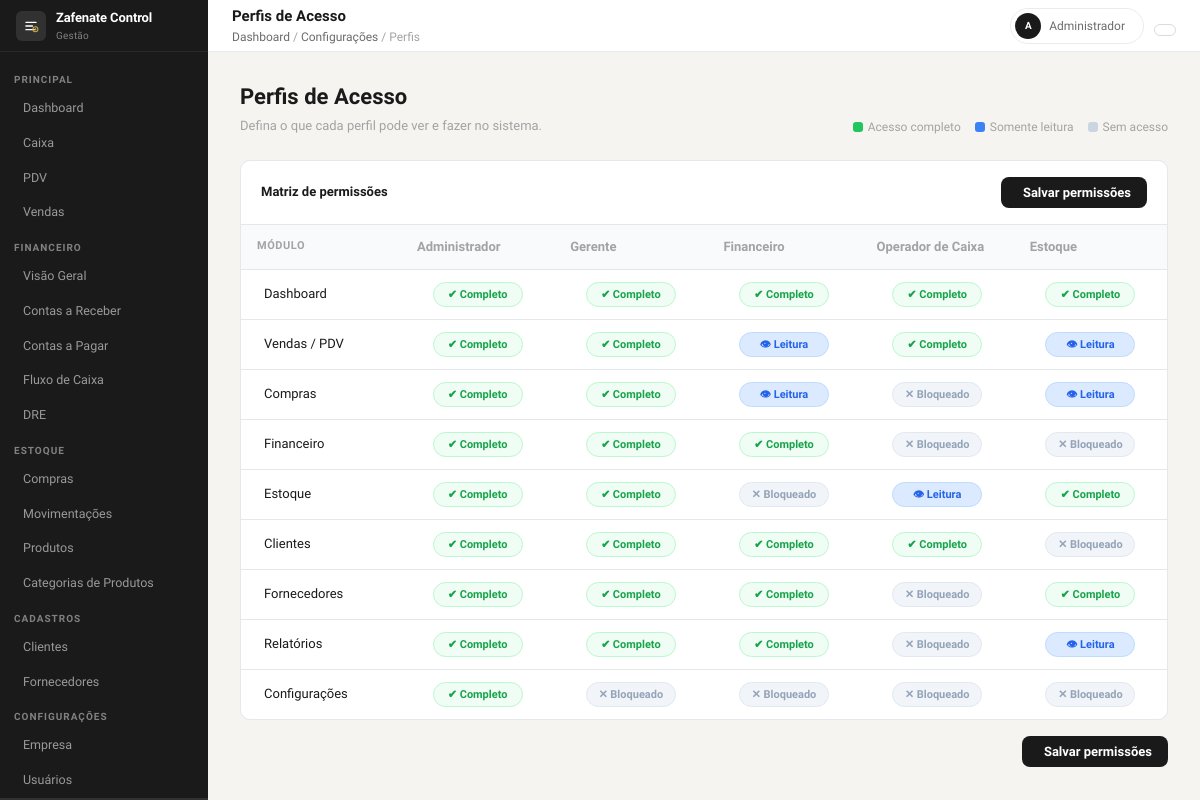
/config/perfis (signed in), run on the app's committed database.
### tables this page shows
CREATE TABLE IF NOT EXISTS perfis (
    id         INT UNSIGNED AUTO_INCREMENT PRIMARY KEY,
    nome       VARCHAR(80)  NOT NULL,
    slug       VARCHAR(80)  NOT NULL UNIQUE,
    permissoes JSON         NOT NULL DEFAULT ('{}'),
    ativo      TINYINT(1)   NOT NULL DEFAULT 1,
    criado_em  DATETIME     NOT NULL DEFAULT CURRENT_TIMESTAMP,
    atualizado_em DATETIME  NOT NULL DEFAULT CURRENT_TIMESTAMP ON UPDATE CURRENT_TIMESTAMP
);

### app/core/Controller.php (called while the page is built, shortened)
<?php
abstract class Controller
{
    protected function view(string $view, array $data = []): void
    {
        $viewSanitizada = str_replace(['.', '/', '\\'], DIRECTORY_SEPARATOR, $view);
        $path = dirname(__DIR__) . DIRECTORY_SEPARATOR . 'views' . DIRECTORY_SEPARATOR . $viewSanitizada . '.php';
        extract($data, EXTR_SKIP);
        require $path;
    }
}

### app/controllers/ConfigController.php (called while the page is built, shortened)
<?php
class ConfigController extends Controller
{
    private PerfilModel $perfilModel;
    public function __construct()
    {
        $this->perfilModel = new PerfilModel();
    }
    public function perfis(): void
    {
        $perfis  = $this->perfilModel->listar();
        $modulos = PerfilModel::MODULOS;
        $this->view('config/perfis', [
            'pageTitle'  => 'Perfis de Acesso',
            'perfis'     => $perfis,
            'modulos'    => $modulos,
            'breadcrumb' => [
                ['label' => 'Dashboard',    'url' => '/dashboard'],
                ['label' => 'Configurações', 'url' => '#'],
                ['label' => 'Perfis',       'url' => '#'],
            ],
        ]);
    }
}

### bootstrap.php (called while the page is built, shortened)
<?php
if (file_exists(APP_ROOT . '/config/config.php')) {
    require_once APP_ROOT . '/config/config.php';
}
spl_autoload_register(function (string $class): void {
    if (str_starts_with($class, 'App\\')) {
        $relative = substr($class, 4);
        $file = APP_ROOT . '/app/' . str_replace('\\', '/', $relative) . '.php';
    }
});
if (file_exists(APP_ROOT . '/app/helpers/functions.php')) {
    require_once APP_ROOT . '/app/helpers/functions.php';
}
$router = new Router();
$router->middleware('auth',  \App\Middleware\AuthMiddleware::class);
$router->middleware('guest', \App\Middleware\GuestMiddleware::class);
$router->middleware('csrf',  \App\Middleware\CsrfMiddleware::class);
$request = new Request();
try {
    $router->dispatch($request);
} catch (\Throwable $e) {
    if (defined('APP_DEBUG') && APP_DEBUG) {
        echo '<pre style="background:#1e1e1e;color:#ef4444;padding:20px;font-family:monospace;border-radius:8px;overflow:auto;">';
        echo '<strong>' . get_class($e) . '</strong>: ' . htmlspecialchars($e->getMessage()) . "\n\n";
        echo htmlspecialchars($e->getTraceAsString());
        echo '</pre>';
    } else {
        http_response_code(500);
        echo 'Ocorreu um erro interno no servidor.';
    }
}

### public/index.php (called while the page is built)
<?php
require_once dirname(__DIR__) . '/bootstrap.php';

### app/core/Database.php (called while the page is built, shortened)
<?php
class Database
{
    private static ?Database $instance = null;
    private PDO $pdo;
    private function __construct()
    {
        $config = require dirname(__DIR__, 2) . '/config/database.php';
        $dsn = sprintf(
            '%s:host=%s;port=%d;dbname=%s;charset=%s',
            $config['driver'],
            $config['host'],
            $config['port'],
            $config['database'],
            $config['charset']
        );
        try {
            $this->pdo = new PDO($dsn, $config['username'], $config['password'], $config['options']);
        } catch (PDOException $e) {
            error_log('[Database] Falha na conexão: ' . $e->getMessage());
            throw new RuntimeException('Não foi possível conectar ao banco de dados.');
        }
    }
    public static function getInstance(): static
    {
        if (static::$instance === null) {
            static::$instance = new static();
        }
        return static::$instance;
    }
    public function fetchAll(string $sql, array $params = []): array
    {
        $stmt = $this->prepare($sql, $params);
        return $stmt->fetchAll();
    }
    private function prepare(string $sql, array $params): \PDOStatement
    {
        try {
            $stmt = $this->pdo->prepare($sql);
            $stmt->execute();
            return $stmt;
        } catch (PDOException $e) {
            $msg = '[Database] Query error: ' . $e->getMessage() . ' | SQL: ' . $sql;
            error_log($msg);
            if (defined('APP_DEBUG') && APP_DEBUG) {
                throw new RuntimeException($msg, 0, $e);
            }
            throw new RuntimeException('Erro ao executar operação no banco de dados.', 0, $e);
        }
    }
}

### app/models/Perfil.php (called while the page is built, shortened)
<?php
class Perfil
{
    private Database $db;
    public function __construct()
    {
        $this->db = Database::getInstance();
    }
    public function listar(): array
    {
        return $this->db->fetchAll(
            "SELECT * FROM perfis ORDER BY id ASC"
        );
    }
}

### config/config.php (called while the page is built, shortened)
<?php
function env(string $key, mixed $default = null): mixed
{
    $value = $_ENV[$key] ?? getenv($key);
    return ($value !== false && $value !== null && $value !== '') ? $value : $default;
}

### config/database.php (called while the page is built)
<?php
return [
    'driver'   => 'mysql',
    'host'     => env('DB_HOST', 'localhost'),
    'port'     => env('DB_PORT', '3306'),
    'database' => env('DB_NAME', 'zafenate_control'),
    'username' => env('DB_USER', 'root'),
    'password' => env('DB_PASS', ''),
    'charset'  => env('DB_CHARSET', 'utf8mb4'),
    'options'  => [
        PDO::ATTR_ERRMODE            => PDO::ERRMODE_EXCEPTION,
        PDO::ATTR_DEFAULT_FETCH_MODE => PDO::FETCH_ASSOC,
        PDO::ATTR_EMULATE_PREPARES   => false,
    ]
];

### app/helpers/functions.php (called while the page is built, shortened)
<?php
if (!function_exists('e')) {
    function e(?string $value): string
    {
        return htmlspecialchars($value ?? '', ENT_QUOTES | ENT_SUBSTITUTE, 'UTF-8');
    }
}

### app/views/config/perfis.php (the view, shortened to what this page needs)
<?php require VIEW_PATH . '/layouts/header.php'; ?>
<div class="zf-layout">
    <?php require VIEW_PATH . '/layouts/sidebar.php'; ?>
    <div class="zf-main">
        <?php require VIEW_PATH . '/layouts/navbar.php'; ?>
        <div class="zf-content cfg-page">
            <div style="margin-bottom:24px;display:flex;justify-content:space-between;align-items:flex-end;flex-wrap:wrap;gap:12px;">
                <div>
                    <h1 style="font-size:22px;font-weight:600;margin:0 0 3px;">Perfis de Acesso</h1>
                    <p style="font-size:13px;color:var(--text-tertiary);margin:0;">
                        Defina o que cada perfil pode ver e fazer no sistema.
                    </p>
                </div>
                <div class="perm-legend">
                    <span class="perm-legend-item">
                        <span class="perm-legend-dot" style="background:#22c55e;"></span>
                        <span style="color:var(--text-tertiary);">Acesso completo</span>
                    </span>
                    <span class="perm-legend-item">
                        <span class="perm-legend-dot" style="background:#3b82f6;"></span>
                        <span style="color:var(--text-tertiary);">Somente leitura</span>
                    </span>
                    <span class="perm-legend-item">
                        <span class="perm-legend-dot" style="background:#cbd5e1;"></span>
                        <span style="color:var(--text-tertiary);">Sem acesso</span>
                    </span>
                </div>
            </div>
            <form method="POST" action="/config/perfis">
                <div class="perm-card">
                    <div class="perm-card-head">
                        <span style="font-size:13px;font-weight:600;">Matriz de permissões</span>
                        <button type="submit" class="btn-primary">
                            <i class="ti ti-device-floppy"></i> Salvar permissões
                        </button>
                    </div>
                    <div style="overflow-x:auto;">
                        <table class="perm-table">
                            <thead>
                                <tr>
                                    <th>Módulo</th>
                                    <?php foreach ($perfis as $p): ?>
                                        <th class="th-perfil-nome">
                                            <input
                                                type="text"
                                                name="perfis[<?= $p['id'] ?>][nome]"
                                                value="<?= e($p['nome']) ?>"
                                                class="perfil-nome-input"
                                                title="Clique para renomear">
                                        </th>
                                    <?php endforeach; ?>
                                </tr>
                            </thead>
                            <tbody>
                                <?php
                                foreach ($modulos as $mod => $label):
                                ?>
                                    <tr>
                                        <td>
                                            <span class="perm-modulo">
                                                <?= e($label) ?>
                                            </span>
                                        </td>
                                        <?php foreach ($perfis as $p):
                                            $val = $p['permissoes'][$mod] ?? 'false';
                                            $val = in_array($val, ['true', 'view', 'false']) ? $val : 'false';
                                        ?>
                                            <td class="perm-cell">
                                                <select
                                                    name="perfis[<?= $p['id'] ?>][permissoes][<?= $mod ?>]"
                                                    class="perm-select val-<?= $val ?>"
                                                    onchange="this.className='perm-select val-'+this.value">
                                                    <option value="true" <?= $val === 'true'  ? 'selected' : '' ?>>✔ Completo</option>
                                                    <option value="view" <?= $val === 'view'  ? 'selected' : '' ?>>👁 Leitura</option>
                                                    <option value="false" <?= $val === 'false' ? 'selected' : '' ?>>✕ Bloqueado</option>
                                                </select>
                                            </td>
                                        <?php endforeach; ?>
                                    </tr>
                                <?php endforeach; ?>
                            </tbody>
                        </table>
                    </div>
                </div>
                <div style="margin-top:16px;display:flex;justify-content:flex-end;">
                    <button type="submit" class="btn-primary">
                        <i class="ti ti-device-floppy"></i> Salvar permissões
                    </button>
                </div>
            </form>
        </div>
    </div>
</div>
<?php require VIEW_PATH . '/layouts/footer.php'; ?>

### app/core/Router.php (shortened to what this page needs)
<?php
class Router
{
    private array  $routes          = [];
    private string $groupPrefix     = '';
    private array  $groupMiddleware = [];
    public function group(array $options, callable $callback): void
    {
        $prevPrefix     = $this->groupPrefix;
        $prevMiddleware = $this->groupMiddleware;
        $this->groupPrefix     .= $options['prefix'] ?? '';
        $this->groupMiddleware  = array_merge($this->groupMiddleware, $options['middleware'] ?? []);
        $this->groupPrefix     = $prevPrefix;
        $this->groupMiddleware = $prevMiddleware;
    }
    private function add(string $method, string $uri, string $action, array $middleware): void
    {
        $this->routes[] = [
            'method'     => $method,
            'pattern'    => $this->uriToPattern($this->groupPrefix . $uri),
            'action'     => $action,
            'middleware' => array_merge($this->groupMiddleware, $middleware),
        ];
    }
    public function dispatch(Request $request): void
    {
        $uri    = $this->normalize($request->uri());
        $method = $request->method();
        foreach ($this->routes as $route) {
            if ($route['method'] !== $method) {
                continue;
            }
            if (!preg_match($route['pattern'], $uri, $matches)) {
                continue;
            }
            $params = array_filter($matches, 'is_string', ARRAY_FILTER_USE_KEY);
            $this->runAction($route['action'], $request, $params);
            return;
        }
    }
    private function runAction(string $action, Request $request, array $params): void
    {
        [$controllerName, $method] = explode('@', $action, 2);
        $controller = new $class();
        $controller->$method($request, ...array_values($params));
    }
    private function uriToPattern(string $uri): string
    {
        $escaped = preg_replace('/\{([a-zA-Z_][a-zA-Z0-9_]*)\}/', '(?P<$1>[^/]+)', $uri);
        return '#^' . $escaped . '$#u';
    }
    private function normalize(string $uri): string
    {
        $clean = '/' . trim($uri, '/');
        return ($clean === '/') ? '/' : rtrim($clean, '/');
    }
}

### app/views/config/perfis.php (style rules this page uses)
.cfg-page { padding: 28px 32px; }
.perm-card { background: var(--color-background-primary, #fff); border: 1px solid var(--color-border-tertiary, #e5e7eb); border-radius: 10px; overflow: hidden; }
.perm-card-head { padding: 16px 20px; border-bottom: 1px solid var(--color-border-tertiary, #e5e7eb); display: flex; align-items: center; justify-content: space-between; }
.perm-table { width: 100%; border-collapse: collapse; font-size: 13px; }
.perm-table th, .perm-table td { padding: 12px 16px; border-bottom: 1px solid var(--color-border-tertiary, #e5e7eb); }
.perm-table tbody tr:last-child td { border-bottom: none; }
.perm-table thead th { font-size: 11px; font-weight: 700; letter-spacing: .05em; text-transform: uppercase; color: var(--text-tertiary); background: var(--color-background-secondary, #f9fafb); text-align: center; }
.perm-table thead th:first-child { text-align: left; width: 160px; }
.perm-table thead .th-perfil-nome { min-width: 130px; }
.perm-modulo { font-weight: 500; display: flex; align-items: center; gap: 7px; }
.perm-cell { text-align: center; }
.perm-select { appearance: none; -webkit-appearance: none; width: 90px; padding: 5px 10px; border-radius: 20px; font-size: 11px; font-weight: 600; border: 1px solid transparent; cursor: pointer; text-align: center; font-family: inherit; outline: none; transition: background .15s, color .15s; }
.perm-select.val-true { background: #f0fdf4; color: #16a34a; border-color: #bbf7d0; }
.perm-select.val-view { background: #dbeafe; color: #2563eb; border-color: #bfdbfe; }
.perm-select.val-false { background: #f1f5f9; color: #94a3b8; border-color: #e2e8f0; }
.perfil-nome-input { border: none; background: transparent; font-size: 13px; font-weight: 600; color: var(--color-text-primary); font-family: inherit; width: 100%; outline: none; border-bottom: 1px dashed transparent; transition: border-color .15s; padding: 2px 0; }
.perm-legend { display: flex; gap: 14px; font-size: 12px; align-items: center; flex-wrap: wrap; }
.perm-legend-item { display: flex; align-items: center; gap: 5px; }
.perm-legend-dot { width: 10px; height: 10px; border-radius: 3px; }
.btn-primary { display: inline-flex; align-items: center; gap: 6px; padding: 8px 16px; background: var(--color-primary, #6366f1); color: #fff; border: none; border-radius: 8px; font-size: 13px; font-weight: 600; cursor: pointer; transition: opacity .15s; font-family: inherit; }

### data on the page
perfis: nome "Administrador", id "✔ Completo"
perfis: nome "Gerente", id "✔ Completo", id "✕ Bloqueado"
perfis: nome "Financeiro", id "✔ Completo", id "👁 Leitura", id "✕ Bloqueado"
perfis: nome "Operador de Caixa", id "✔ Completo", id "✕ Bloqueado", id "👁 Leitura"
perfis: nome "Estoque", id "✔ Completo", id "👁 Leitura", id "✕ Bloqueado"

### other printed values
$item['label'] "Dashboard"
$item['label'] "Configurações"
$item['label'] "Perfis"
$label "Dashboard"
$label "Vendas / PDV"
$label "Compras"
$label "Financeiro"
$label "Estoque"
$label "Clientes"
$label "Fornecedores"
$label "Relatórios"
$label "Configurações"
